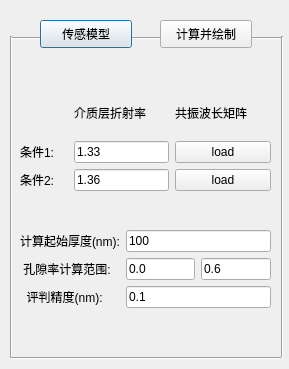
<?xml version="1.0" encoding="UTF-8"?>
<ui version="4.0">
 <class>Dialog</class>
 <widget class="QDialog" name="Dialog">
  <property name="geometry">
   <rect>
    <x>0</x>
    <y>0</y>
    <width>289</width>
    <height>369</height>
   </rect>
  </property>
  <property name="windowTitle">
   <string>计算多孔薄膜厚度二维分布</string>
  </property>
  <widget class="Line" name="line">
   <property name="geometry">
    <rect>
     <x>274</x>
     <y>36</y>
     <width>16</width>
     <height>321</height>
    </rect>
   </property>
   <property name="orientation">
    <enum>Qt::Vertical</enum>
   </property>
  </widget>
  <widget class="Line" name="line_2">
   <property name="geometry">
    <rect>
     <x>10</x>
     <y>30</y>
     <width>271</width>
     <height>16</height>
    </rect>
   </property>
   <property name="orientation">
    <enum>Qt::Horizontal</enum>
   </property>
  </widget>
  <widget class="Line" name="line_3">
   <property name="geometry">
    <rect>
     <x>3</x>
     <y>36</y>
     <width>16</width>
     <height>321</height>
    </rect>
   </property>
   <property name="orientation">
    <enum>Qt::Vertical</enum>
   </property>
  </widget>
  <widget class="Line" name="line_4">
   <property name="geometry">
    <rect>
     <x>10</x>
     <y>350</y>
     <width>271</width>
     <height>16</height>
    </rect>
   </property>
   <property name="orientation">
    <enum>Qt::Horizontal</enum>
   </property>
  </widget>
  <widget class="QPushButton" name="pushButton">
   <property name="geometry">
    <rect>
     <x>40</x>
     <y>20</y>
     <width>92</width>
     <height>28</height>
    </rect>
   </property>
   <property name="text">
    <string>传感模型</string>
   </property>
  </widget>
  <widget class="QPushButton" name="pushButton_4">
   <property name="geometry">
    <rect>
     <x>160</x>
     <y>20</y>
     <width>92</width>
     <height>28</height>
    </rect>
   </property>
   <property name="text">
    <string>计算并绘制</string>
   </property>
  </widget>
  <widget class="QWidget" name="layoutWidget">
   <property name="geometry">
    <rect>
     <x>20</x>
     <y>90</y>
     <width>251</width>
     <height>101</height>
    </rect>
   </property>
   <layout class="QGridLayout" name="gridLayout" rowstretch="1,1,1" columnstretch="1,2,2">
    <item row="0" column="1">
     <widget class="QLabel" name="label_3">
      <property name="text">
       <string>介质层折射率</string>
      </property>
     </widget>
    </item>
    <item row="0" column="2">
     <widget class="QLabel" name="label_4">
      <property name="text">
       <string>共振波长矩阵</string>
      </property>
     </widget>
    </item>
    <item row="1" column="0">
     <widget class="QLabel" name="label">
      <property name="text">
       <string>条件1:</string>
      </property>
     </widget>
    </item>
    <item row="1" column="1">
     <widget class="QLineEdit" name="lineEdit">
      <property name="text">
       <string>1.33</string>
      </property>
      <property name="placeholderText">
       <string/>
      </property>
     </widget>
    </item>
    <item row="1" column="2">
     <widget class="QPushButton" name="pushButton_2">
      <property name="text">
       <string>load</string>
      </property>
     </widget>
    </item>
    <item row="2" column="0">
     <widget class="QLabel" name="label_2">
      <property name="text">
       <string>条件2:</string>
      </property>
     </widget>
    </item>
    <item row="2" column="1">
     <widget class="QLineEdit" name="lineEdit_2">
      <property name="text">
       <string>1.36</string>
      </property>
      <property name="placeholderText">
       <string/>
      </property>
     </widget>
    </item>
    <item row="2" column="2">
     <widget class="QPushButton" name="pushButton_3">
      <property name="text">
       <string>load</string>
      </property>
     </widget>
    </item>
   </layout>
  </widget>
  <widget class="QWidget" name="layoutWidget">
   <property name="geometry">
    <rect>
     <x>20</x>
     <y>230</y>
     <width>251</width>
     <height>81</height>
    </rect>
   </property>
   <layout class="QGridLayout" name="gridLayout_2">
    <item row="0" column="0">
     <widget class="QLabel" name="label_5">
      <property name="text">
       <string>计算起始厚度(nm):</string>
      </property>
     </widget>
    </item>
    <item row="0" column="1">
     <widget class="QLineEdit" name="lineEdit_3">
      <property name="text">
       <string>100</string>
      </property>
      <property name="placeholderText">
       <string/>
      </property>
     </widget>
    </item>
    <item row="1" column="0">
     <widget class="QLabel" name="label_6">
      <property name="text">
       <string> 孔隙率计算范围:</string>
      </property>
     </widget>
    </item>
    <item row="1" column="1">
     <layout class="QHBoxLayout" name="horizontalLayout">
      <item>
       <widget class="QLineEdit" name="lineEdit_4">
        <property name="text">
         <string>0.0</string>
        </property>
        <property name="placeholderText">
         <string/>
        </property>
       </widget>
      </item>
      <item>
       <widget class="QLineEdit" name="lineEdit_5">
        <property name="text">
         <string>0.6</string>
        </property>
        <property name="placeholderText">
         <string/>
        </property>
       </widget>
      </item>
     </layout>
    </item>
    <item row="2" column="0">
     <widget class="QLabel" name="label_7">
      <property name="text">
       <string>  评判精度(nm):</string>
      </property>
     </widget>
    </item>
    <item row="2" column="1">
     <widget class="QLineEdit" name="lineEdit_6">
      <property name="text">
       <string>0.1</string>
      </property>
      <property name="placeholderText">
       <string/>
      </property>
     </widget>
    </item>
   </layout>
  </widget>
 </widget>
 <resources/>
 <connections/>
</ui>
